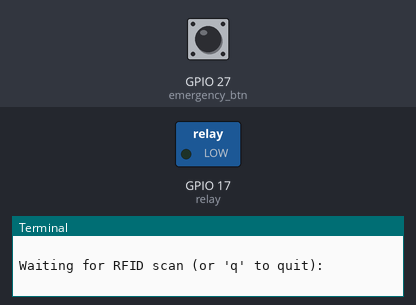
Recording of a program running on a simulated Raspberry Pi (BCM pin numbers). Shown: switched loads named in the program (green lamp = pin HIGH), the last lines printed to the terminal. The inputs (shaded band) are chosen by the test bench; at power-on: GPIO 27 (emergency_btn) HIGH. Threads take turns every 2 ms.

Above: at 1.2 s.
1.3 s: GPIO 27 (emergency_btn) pulled LOW for 0.15 s
At 2.6 s:
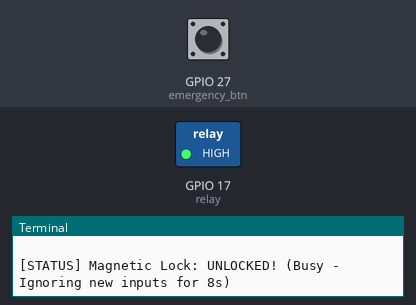
10.8 s: GPIO 27 (emergency_btn) pulled LOW for 3.2 s
At 19.3 s:
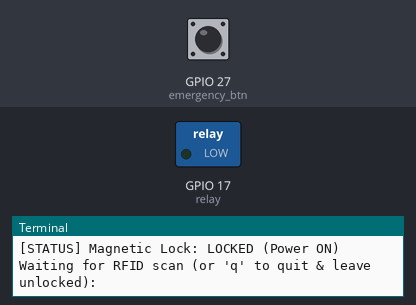
Timing chart, 0 to 19.5 s (numbered marks = the images above; inputs shaded):
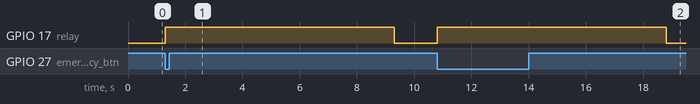

The program:

rfid_lock_controller.py
```python
import os
import sys
from threading import Timer

import requests
from gpiozero import OutputDevice, Button

# --- Backend connection ---
# EINGRESS_API_URL should point at the backend's LAN address, e.g. http://192.168.1.20:4000
API_BASE_URL = os.environ.get("EINGRESS_API_URL", "http://localhost:4000").rstrip("/")
# Numeric id from the `devices` table (see devices.id in schema.sql). Optional -
# access still works without it, but access_logs.device_id will be left null.
DEVICE_ID = os.environ.get("EINGRESS_DEVICE_ID")
REQUEST_TIMEOUT = 4  # seconds

# --- GPIO Pin Setup ---
RELAY_PIN = 17
BUTTON_PIN = 27

relay = OutputDevice(RELAY_PIN, active_high=True, initial_value=False)
emergency_btn = Button(BUTTON_PIN, pull_up=True)

# Global state
lock_timer = None
UNLOCK_DURATION = 8  # Seconds to hold door open
is_unlocked = False  # Prevents accepting new inputs during the unlock window


def lock_door():
    """De-energizes relay coil -> NC contact remains closed -> 12V flows -> LOCKED"""
    global lock_timer, is_unlocked
    relay.off()
    is_unlocked = False
    lock_timer = None
    print("\n[STATUS] Magnetic Lock: LOCKED (Power ON)")
    print("Waiting for RFID scan (or 'q' to quit & leave unlocked): ", end="", flush=True)


def unlock_door():
    """Energizes relay coil -> NC contact opens -> 12V cut -> UNLOCKED for 8s"""
    global lock_timer, is_unlocked

    is_unlocked = True
    relay.on()
    print(f"\n[STATUS] Magnetic Lock: UNLOCKED! (Busy - Ignoring new inputs for {UNLOCK_DURATION}s)")

    lock_timer = Timer(UNLOCK_DURATION, lock_door)
    lock_timer.start()


def check_rfid_with_backend(rfid_uid):
    """
    Asks the EINGRESS backend whether this RFID belongs to an active, non-expired
    user. Reuses the same /api/kiosk/rfid-scan endpoint the web kiosk uses, so
    every tap here also lands in access_logs, attendance, and the live admin
    dashboard feed - this script does not talk to Postgres directly.
    Returns (granted: bool, display_name: str | None).
    """
    payload = {"rfidUid": rfid_uid}
    if DEVICE_ID:
        payload["deviceId"] = int(DEVICE_ID)

    try:
        response = requests.post(
            f"{API_BASE_URL}/api/kiosk/rfid-scan",
            json=payload,
            timeout=REQUEST_TIMEOUT,
        )
    except requests.RequestException as exc:
        print(f"\n[ERROR] Could not reach EINGRESS backend at {API_BASE_URL}: {exc}")
        return False, None

    if response.status_code == 404:
        # Card not found in the users table
        return False, None

    if response.status_code != 200:
        print(f"\n[ERROR] Unexpected backend response: {response.status_code} {response.text}")
        return False, None

    data = response.json()
    return data.get("result") == "Granted", data.get("userName")


def handle_rfid_scan(card_id):
    """Looks the card up against the database before unlocking anything."""
    if is_unlocked:
        print("\n[IGNORED] Door is currently unlocked (RFID input ignored).")
        return

    granted, user_name = check_rfid_with_backend(card_id)

    if not granted:
        who = user_name or card_id
        print(f"\n[ACCESS DENIED] {who} is not authorized.")
        return

    print(f"\n[ACCESS GRANTED] Welcome, {user_name}!")
    unlock_door()


def emergency_button_pressed():
    """Physical safety override - always unlocks locally, no backend round trip."""
    global is_unlocked

    if is_unlocked:
        print("\n[IGNORED] Door is currently unlocked (Emergency Button input ignored).")
        return

    print("\n[ACCESS GRANTED] Triggered by: Emergency Button")
    unlock_door()


emergency_btn.when_pressed = emergency_button_pressed


def start_rfid_listener():
    print("=" * 50)
    print("      RFID & EMERGENCY ACCESS SYSTEM ONLINE      ")
    print("=" * 50)
    print(f"Backend: {API_BASE_URL}")
    print("Status: Door is LOCKED.")
    print("Type 'q' or 'quit' anytime to exit and leave UNLOCKED.\n")

    while True:
        try:
            card_id = input("Waiting for RFID scan (or 'q' to quit): ").strip()

            if card_id.lower() in ["q", "quit", "exit"]:
                print("\n[EXIT] Drive pin HIGH -> Door permanently UNLOCKED.")

                if lock_timer is not None:
                    lock_timer.cancel()

                relay.on()
                relay.pin.close = lambda: None

                print("Exiting program to terminal. Lock remains UNLOCKED.")
                sys.exit(0)

            if card_id:
                handle_rfid_scan(card_id)

        except (EOFError, KeyboardInterrupt):
            print("\nExiting program via KeyboardInterrupt...")
            break


if __name__ == "__main__":
    try:
        relay.off()
        is_unlocked = False
        start_rfid_listener()
    finally:
        if lock_timer is not None:
            lock_timer.cancel()
```

Measured:
- after the input at 1.3 s, GPIO 17 (relay): LOW → HIGH at once, → LOW 8.0 s later
- after the input at 10.8 s, GPIO 17 (relay): LOW → HIGH at once, → LOW 8.0 s later
